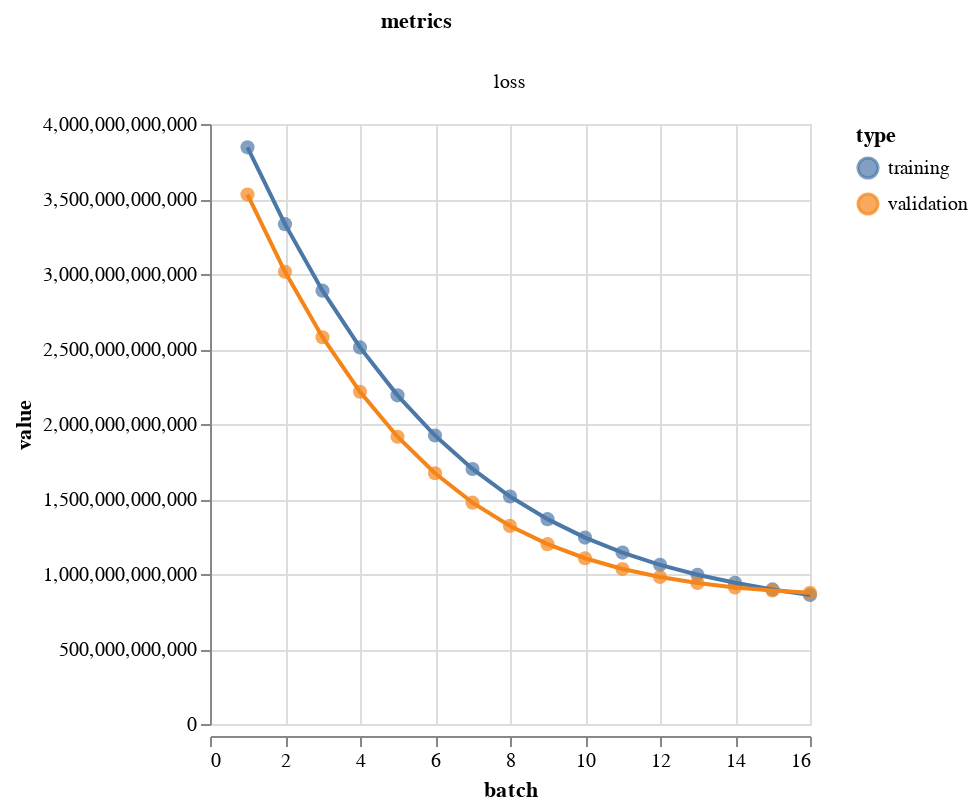

The cell this chart's notebook holds for it:
### Code cell
vis.metrics(output.history)

### Figure 1 — Vega-Lite specification as saved in the notebook (floating-point values rounded to 4 significant figures)
{"config": {"view": {"continuousWidth": 400, "continuousHeight": 300}}, "data": {"name": "data-acc297dd143f5355c4b4225ac910b94b"}, "facet": {"column": {"type": "nominal", "field": "metrics"}}, "spec": {"layer": [{"mark": {"type": "circle", "size": 50}, "encoding": {"color": {"type": "nominal", "field": "type"}, "tooltip": [{"type": "quantitative", "field": "batch"}, {"type": "quantitative", "field": "value"}], "x": {"type": "quantitative", "field": "batch"}, "y": {"type": "quantitative", "field": "value"}}, "height": 300, "width": 300}, {"mark": "line", "encoding": {"color": {"type": "nominal", "field": "type"}, "x": {"type": "quantitative", "field": "batch"}, "y": {"type": "quantitative", "field": "value"}}, "height": 300, "width": 300}]}, "resolve": {"scale": {"y": "independent"}}, "$schema": "https://vega.github.io/schema/vega-lite/v4.8.1.json", "datasets": {"data-acc297dd143f5355c4b4225ac910b94b": [{"batch": 1, "value": 3844000000000.0, "type": "training", "metrics": "loss"}, {"batch": 2, "value": 3332000000000.0, "type": "training", "metrics": "loss"}, {"batch": 3, "value": 2889000000000.0, "type": "training", "metrics": "loss"}, {"batch": 4, "value": 2511000000000.0, "type": "training", "metrics": "loss"}, {"batch": 5, "value": 2191000000000.0, "type": "training", "metrics": "loss"}, {"batch": 6, "value": 1923000000000.0, "type": "training", "metrics": "loss"}, {"batch": 7, "value": 1700000000000.0, "type": "training", "metrics": "loss"}, {"batch": 8, "value": 1516000000000.0, "type": "training", "metrics": "loss"}, {"batch": 9, "value": 1366000000000.0, "type": "training", "metrics": "loss"}, {"batch": 10, "value": 1243000000000.0, "type": "training", "metrics": "loss"}, {"batch": 11, "value": 1143000000000.0, "type": "training", "metrics": "loss"}, {"batch": 12, "value": 1061000000000.0, "type": "training", "metrics": "loss"}, {"batch": 13, "value": 995100000000.0, "type": "training", "metrics": "loss"}, {"batch": 14, "value": 941300000000.0, "type": "training", "metrics": "loss"}, {"batch": 15, "value": 897100000000.0, "type": "training", "metrics": "loss"}, {"batch": 16, "value": 860700000000.0, "type": "training", "metrics": "loss"}, {"batch": 1, "value": 3530000000000.0, "type": "validation", "metrics": "loss"}, {"batch": 2, "value": 3014000000000.0, "type": "validation", "metrics": "loss"}, {"batch": 3, "value": 2579000000000.0, "type": "validation", "metrics": "loss"}, {"batch": 4, "value": 2215000000000.0, "type": "validation", "metrics": "loss"}, {"batch": 5, "value": 1915000000000.0, "type": "validation", "metrics": "loss"}, {"batch": 6, "value": 1671000000000.0, "type": "validation", "metrics": "loss"}, {"batch": 7, "value": 1476000000000.0, "type": "validation", "metrics": "loss"}, {"batch": 8, "value": 1320000000000.0, "type": "validation", "metrics": "loss"}, {"batch": 9, "value": 1199000000000.0, "type": "validation", "metrics": "loss"}, {"batch": 10, "value": 1105000000000.0, "type": "validation", "metrics": "loss"}, {"batch": 11, "value": 1034000000000.0, "type": "validation", "metrics": "loss"}, {"batch": 12, "value": 979700000000.0, "type": "validation", "metrics": "loss"}, {"batch": 13, "value": 939800000000.0, "type": "validation", "metrics": "loss"}, {"batch": 14, "value": 910700000000.0, "type": "validation", "metrics": "loss"}, {"batch": 15, "value": 889700000000.0, "type": "validation", "metrics": "loss"}, {"batch": 16, "value": 874900000000.0, "type": "validation", "metrics": "loss"}]}}
